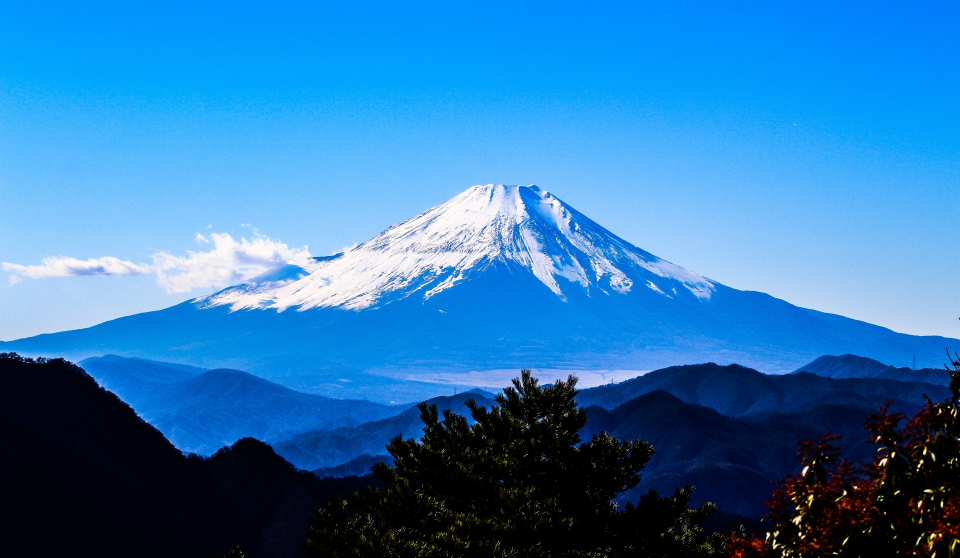
%> input picture image014.jpg, 1920 x 1115 px (shown at 1/2 size)
$ octave kadai1.m   (GNU Octave 9; MATLAB toolbox functions it lacks are replaced by stand-ins)
%> lines starting %> are read from the running program, lines starting %| are printed output that depends on the picture
% 課題１　標本化間隔と空間解像度
% 画像をダウンサンプリングして（標本化間隔を大きくして）
% 表示せよ．.
% 下記はサンプルプログラムである．
% 課題作成にあたっては「Lenna」以外の画像を用いよ．


clear; % 変数のオールクリア


ORG=imread('image014.jpg'); % 原画像の入力
%> ORG is the input picture: size 1115x1920x3 uint8; mean R, G, B 47.6, 120.6, 179.3
imagesc(ORG); axis image; % 画像の表示
% 一時停止


IMG = imresize(ORG,0.5); % 画像の縮小
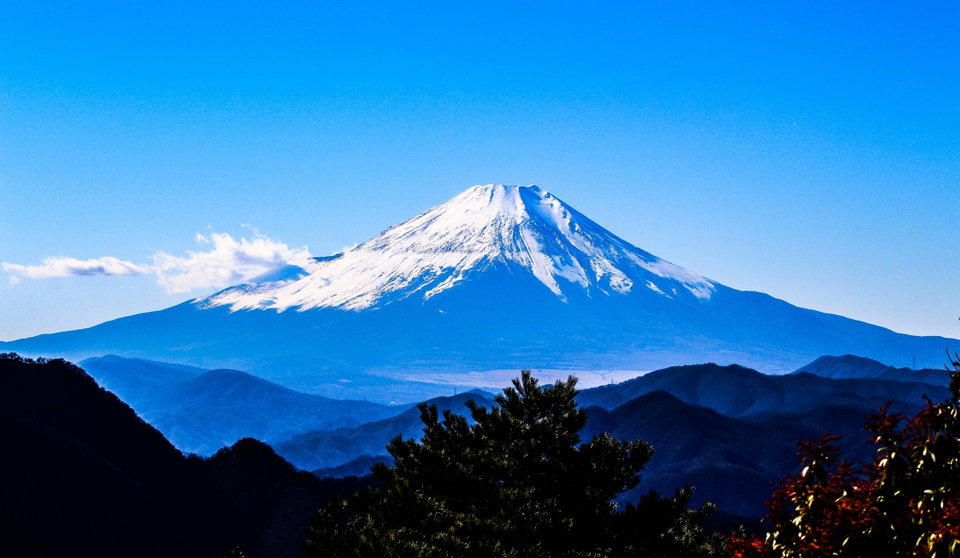
%> IMG: size 558x960x3 uint8; mean R, G, B 47.6, 120.6, 179.3
IMG2 = imresize(IMG,2,'box'); % 画像の拡大
imagesc(IMG2); axis image; % 画像の表示
% 一時停止


IMG = imresize(IMG,0.5); % 画像の縮小
%> IMG: size 279x480x3 uint8
IMG2 = imresize(IMG,4,'box'); % 画像の拡大
imagesc(IMG2); axis image; % 画像の表示
% 一時停止


IMG = imresize(IMG,0.5); % 画像の縮小
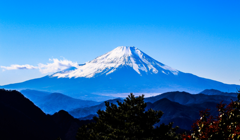
%> IMG: size 140x240x3 uint8; mean R, G, B 47.7, 120.7, 179.4
IMG2 = imresize(IMG,8,'box'); % 画像の拡大
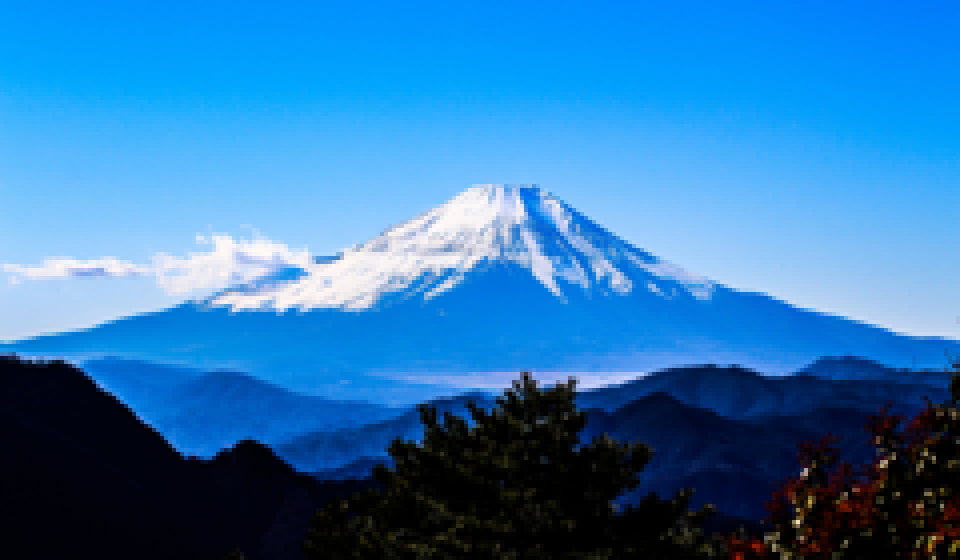
%> IMG2: size 1120x1920x3 uint8 (shown at 1/2 size); mean R, G, B 47.7, 120.7, 179.4
imagesc(IMG2); axis image; % 画像の表示
% 一時停止


IMG = imresize(IMG,0.5); % 画像の縮小
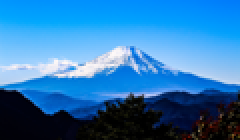
%> IMG: size 70x120x3 uint8 (shown 2 times larger); mean R, G, B 47.7, 120.7, 179.4
IMG2 = imresize(IMG,16,'box'); % 画像の拡大
imagesc(IMG2); axis image; % 画像の表示
% 一時停止


IMG = imresize(IMG,0.5); % 画像の縮小
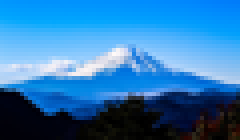
%> IMG: size 35x60x3 uint8 (shown 4 times larger); mean R, G, B 47.8, 120.7, 179.4
IMG2 = imresize(IMG,32,'box'); % 画像の拡大
imagesc(IMG2); axis image; % 画像の表示
